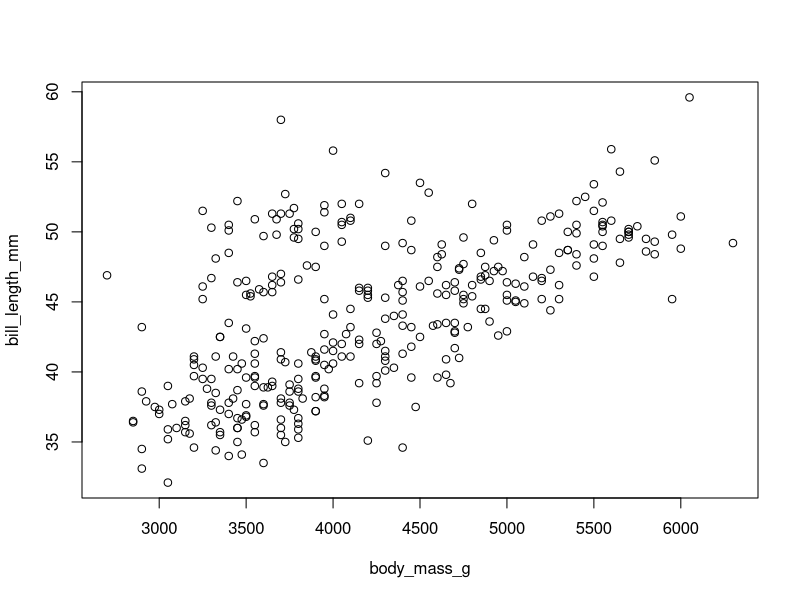
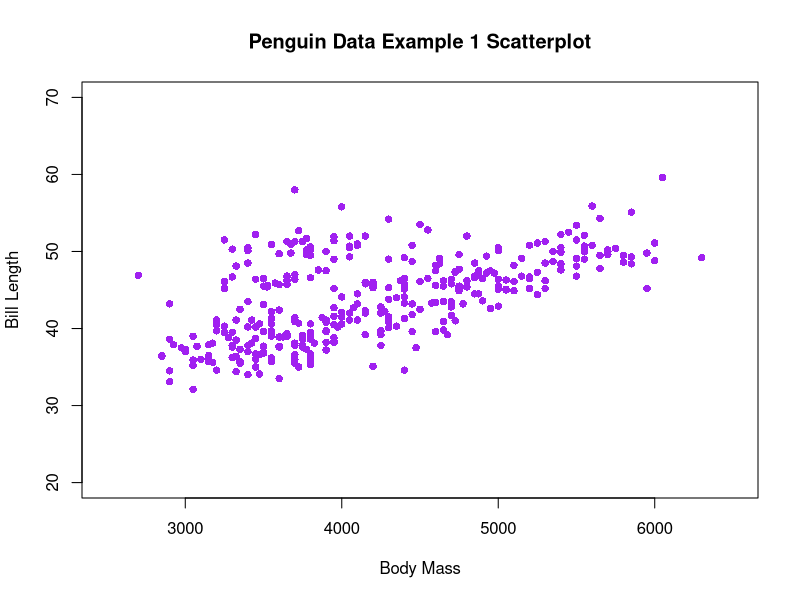
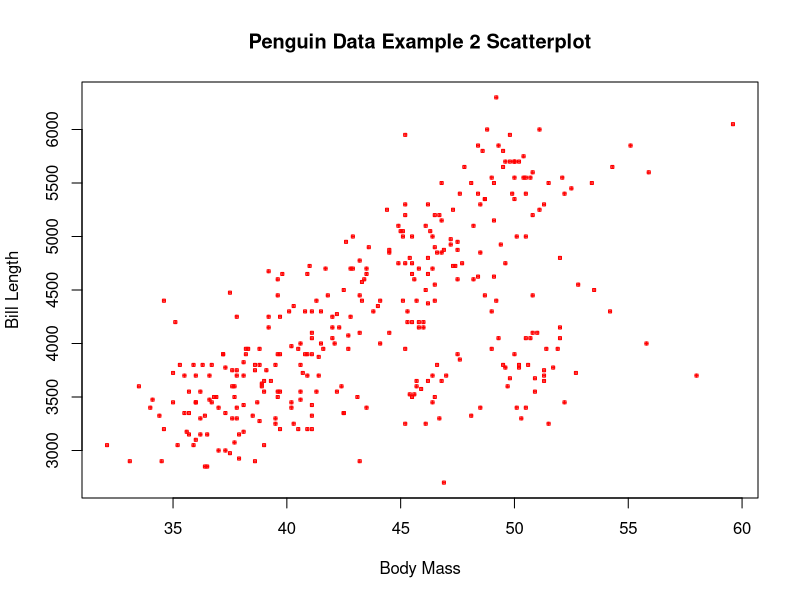
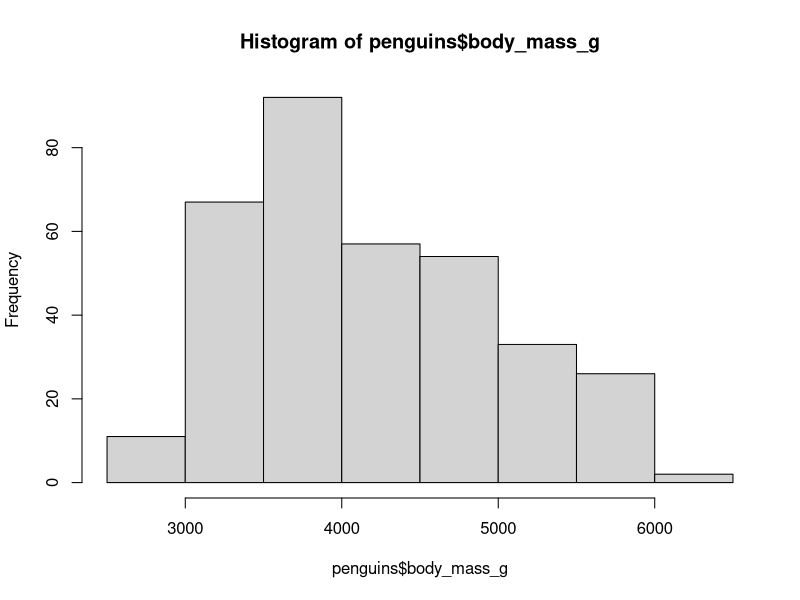
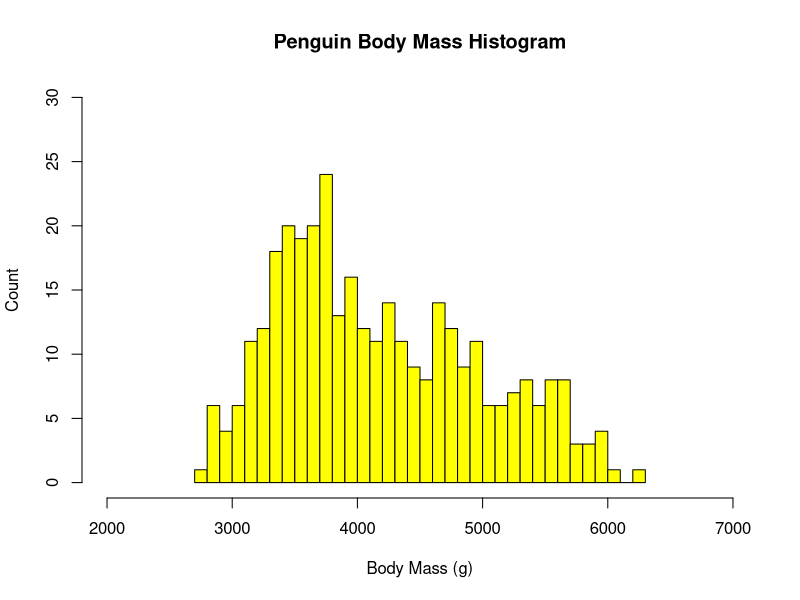
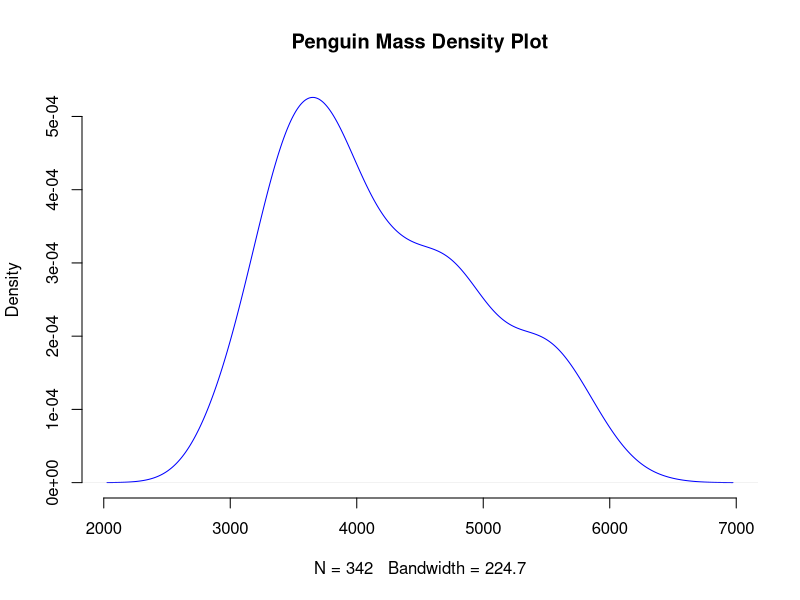
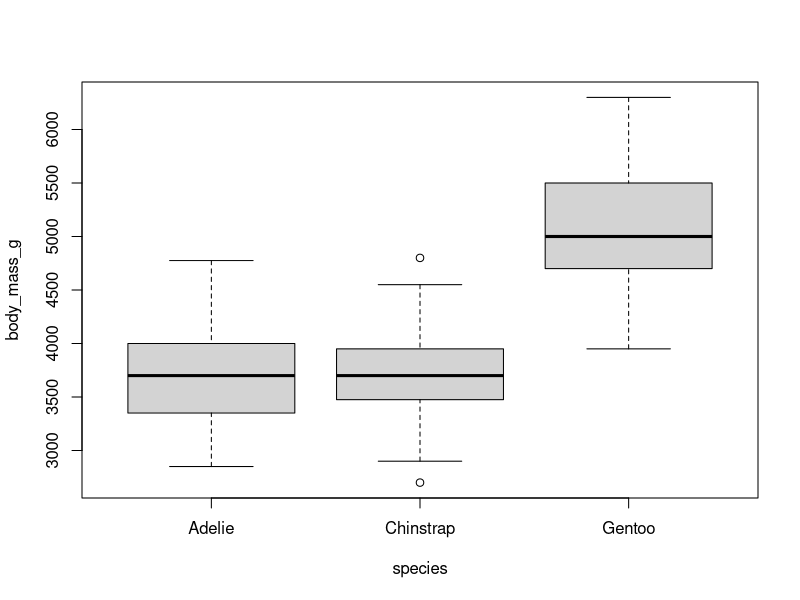
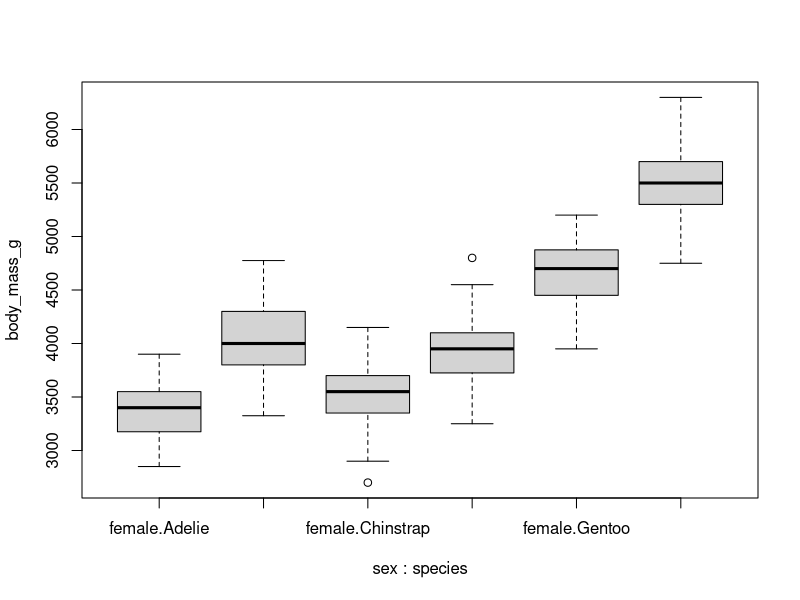

Generate these figures, in order, with R:
## ---- chunk 1
knitr::opts_chunk$set(echo = TRUE)
knitr::opts_chunk$set(warning = FALSE)
knitr::opts_chunk$set(message = FALSE)
options(knitr.duplicate.label = TRUE)
## ---- chunk 2
num_vec  = c(1, 4, 8, 9, 13) # Create a vector of numbers.

char_vec = c("a", "fish", "data is cool") # Create a vector of characters.
## ---- chunk 3

num_vec # Typing the name of the vector into the console prints the contents.

print(char_vec) # The print() function accomplishes the same task.
## ---- chunk 4
dat_1 = data.frame(
  letters = c("b","w","b", "a", "f", "k"),
  numbers_1 = c(34, 6, 123454, 7, 421, 36),
  numbers_2 = c(2, 55, 612, 756, 4, 88),
  names_1 = c("Alex", "Sara", "Kevin", "Bob", "Katie", "Nathan"),
  names_2 = c("John", "Britney", "Stacy", "Greg", "Heather", "Luke"),
  logical_1 = c(TRUE, FALSE, FALSE, TRUE, TRUE, FALSE))
## ---- chunk 5
dat_1 # Print contents by typing the name of the data frame. 
print(dat_1) # Print contents by using the print function.
## ---- chunk 6
dat_1$letters # Subset a column by name
## ---- chunk 7
str(dat_1) # Structure of the data frame.
nrow(dat_1) # Number of Rows (observations).
ncol(dat_1) # Number of Columns (variables).
head(dat_1, n=2) # First 2 rows of data frame, which is useful for very long data frames.
tail(dat_1, n=3) # Last 3 rows of data frame, which is useful for very long data frames.
names(dat_1) # Header names (aka variable names).
## ---- chunk 8
Matrix_1 = matrix(
  c(5, 43, 26, 467, 49, 2, 57483, 3, 867, 24, 478, 721), #Vector of sample set of numerical values.
  nrow = 4, #Designated number of rows in this matrix.
  ncol = 3, #Designated number of columns in this matrix.
  byrow = TRUE) #If FALSE (which is the default) the matrix is filled by columns; if TRUE the matrix is filled by rows.
print(Matrix_1) #Prints the matrix into a table
## ---- chunk 9
Matrix_1[2, 3]  # This function calls for the data value in the 2nd row and the 3rd column.
## ---- chunk 10
Matrix_1[2, ]# This function calls for all values in the 2nd row.
Matrix_1[ ,3]# This function calls for all values in the 3rd column. 
## ---- chunk 11
Matrix_1[ ,c(1,3)]  # This function calls for all values in the 1st and 3rd columns. 
## ---- chunk 12
dimnames(Matrix_1) = list(
  c("Row 1", "Row 2", "Row 3", "Row 4"),  # Row names.
  c("Col 1", "Col 2", "Col 3")  # Column names.
)
Matrix_1 # Prints the whole matrix.
## ---- chunk 13
(Matrix_2 <- matrix( 
  c(1:2000), # Vector of 2000 numerical values.
  nrow = 20, # 20 Rows
  ncol = 100)) # 100 Columns

length(Matrix_2) #length function 
## ---- chunk 14
nrow(dat_1)
nrow(Matrix_1) 
nrow(Matrix_2)
## ---- chunk 15
ncol(dat_1)
ncol(Matrix_1) 
ncol(Matrix_2)
## ---- chunk 16
dim(Matrix_1)  # Retrieve the dimension of this specified matrix.
dim(dat_1) # Retrieve the dimension of this specified data frame.
## ---- chunk 17
Dim_1 <- c(1:100) # Create a vector of numbers.
Dim_1 # Print the created vector.

dim(Dim_1) <- c(10, 10) # Use dim function to break the vector into a data frame, or a matrix of 10 rows by 10 columns
Dim_1 # Print the restructured vector, which is now a data frame.

str(Dim_1) # Structure of the data frame, which are two un-named vectors of integer values 1 through 10. 
## ---- chunk 18
vector_1 <- c(1:500) # Create a vector of numbers.
summary(vector_1) # Print the summary of the specified vector.
## ---- chunk 19
dat_2 <- data.frame( # Create example data frame.
  A = 1:10, # Named 1st column A to be a vector of integers 1 through 10
  B = letters[1:10], # Named 2nd column B to be a vector of letters, from the 1st letter to the 10th letter in the alphabet
  C = 4, # Named 3rd column C, to always be a value of 4
  D = c(TRUE, FALSE, FALSE, TRUE, TRUE, FALSE, TRUE, TRUE, FALSE, TRUE)) # Named 4th column D to be a logical vector of 10 true or false values

dat_2 # Print example data frame.

summary(dat_2) # Print summary of the specified data frame.
## ---- chunk 20
require(palmerpenguins) # Load the Penguin data set.
penguin_dat = droplevels(subset(penguins, species != "Gentoo")) # Create a data frame for a specific Penguin species.
summary(penguin_dat) # Print summary of the data frame
summary(lm(body_mass_g ~ bill_length_mm, data=penguin_dat))# Print summary of the linear regression model of the selected data set's variables: body mass and bill lenght

## ---- chunk 21
vector_2 <- c(1:100) # Create a vector of numbers.
mean(vector_2) # Apply mean function
## ---- chunk 22
vector_3 <- c(1, 5, 8, 3, NA, 0, 9, 78, 10, -2, -16) # Create a vector of numbers with an NA value.
mean(vector_3) # Apply mean function - result is an error or "NA"
mean(vector_3, na.rm = TRUE) # Inform R to remove the NA value before computing the mean. Result is a desired numerical value.
## ---- chunk 23

head(penguin_dat) # Print head rows of the specified data set.
mean(penguins$bill_length_mm) # Mean of the bill length column. Result is 'NA' due to some NA values. 
mean(penguins$bill_length_mm, na.rm = TRUE) # Inform R to remove NA values before computing the mean. Result is a desired numerical value. 
## ---- chunk 24
vector_2 #Print specified vector for preview.
sd(vector_2) # Applying the standard deviation calculation to specified vector.
## ---- chunk 25
vector_3 #Print specified vector for preview.
sd(vector_3) # Applying the standard deviation calculation to specified vector. Result is 'NA' due to some NA values. 
sd(vector_3, na.rm = TRUE) # Similar to other computational function, na.rm is used to inform R to remove the NA value before computing the mean. Result is a desired numerical value.
## ---- chunk 26

head(penguin_dat) # Print head rows of the specified data set.
sd(penguin_dat$bill_length_mm) # Apply the standard deviation to a specified data variable using the $ symbol. Once again, there was an NA value in this variable. 
sd(penguin_dat$bill_length_mm, na.rm = TRUE) # Inform R not to calculate NA values. Result is a numerical value. 
## ---- chunk 27
require(palmerpenguins) # Load the penguins package
plot(bill_length_mm ~ body_mass_g, # # First variable specifies the x direction, Second variable specifies the y direction of the graph
     data = penguins)# Specify data set
## ---- chunk 28
plot(
  bill_length_mm ~ body_mass_g, # First variable specifies the x direction, Second variable specifies the y direction of the graph
  data = penguins, # Specify data set
  main = "Penguin Data Example 1 Scatterplot", #Specify the title of the graph
  xlab = "Body Mass", # Specify name of the x coordinate
  ylab = "Bill Length", # Specify name of the y coordinate,
  col = "purple", # Specify color, otherwise black
  pch = 16, #pch numbers represent different graphical symbols
  xlim = c(2500,6500), # Adjusts the x coordinate limit
  ylim = c(20,70)) # # Adjusts the y coordinate limit
## ---- chunk 29

x <- c(penguins$bill_length_mm) # Create a vector for x coordinate
y <- c(penguins$body_mass_g) # Create a vector for y coordinate

plot(
  x, y, # Informs R to plot x vector against the y vector, as specified
  data = penguins, 
  main = "Penguin Data Example 2 Scatterplot", 
  xlab = "Body Mass", 
  ylab = "Bill Length", 
  col = "red",
  pch = 12, #pch numbers represent different graphical symbols
  cex = .4, # cex specifies the size of symbol
  frame = TRUE) # Removes the boxed frame
## ---- chunk 30
hist(penguins$body_mass_g) # Specify data set and one variable which to graph. Histograms indicate specified variable in the x coordinate and frequency (or count) as default in the y coordinate. If frequency is set to FALSE, the y coordinate graphs density. 
## ---- chunk 31
hist(penguins$body_mass_g, 
     breaks = 50, # Designates the number of breaks between bars along the x axis. This may provide a more detailed variation for the numerical trend of the graph.
     main = "Penguin Body Mass Histogram", #Specify the title of the graph
     xlab = "Body Mass (g)",# Specify name of the x coordinate
     ylab = "Count", # Specify name of the y coordinate
     col = "yellow", # Specify color
     xlim = c(2000,7000), # Adjusts the x coordinate limit
     ylim = c(0, 30)) # Adjusts the y coordinate limit
## ---- chunk 32
plot(density
     (penguins$body_mass_g, # Specify data set and one variable which to graph.
       na.rm = TRUE), #Inform R to remove the NA value before computing the mean for the curve.
     main = "Penguin Mass Density Plot", #Specify the title of the graph
     col = "blue", #Specify the color
     frame = FALSE) #Specify no box frame
## ---- chunk 33
summary(penguins) # Print summary of specified data set to see which variables may be of interest to graphically analyze.
boxplot(body_mass_g~species, # Specify two variables.
        data = penguins) # Specify data set.
## ---- chunk 34
boxplot(body_mass_g ~ sex * species, # Specify three variables.
        data = penguins) # Specify data set.
## ---- chunk 35
boxplot(body_mass_g ~ sex * species, # Specify three variables.
        data = penguins, # Specify data set.
        main = "Penguin Body Mass Conditional Box Plot", # Specify title.
        xlab = "Species and Sex", # Specify conditional variables.
        frame = FALSE, # Specify no box frame of graph, otherwise TRUE as default
        notch = TRUE, # Specify notch, otherwise FALSE as default; helps strongly visualize the mean
        col = (c("red", "orange"))) # Specify colors.

## ---- chunk 36
summary(cars)
## ---- chunk 37
plot(pressure)
